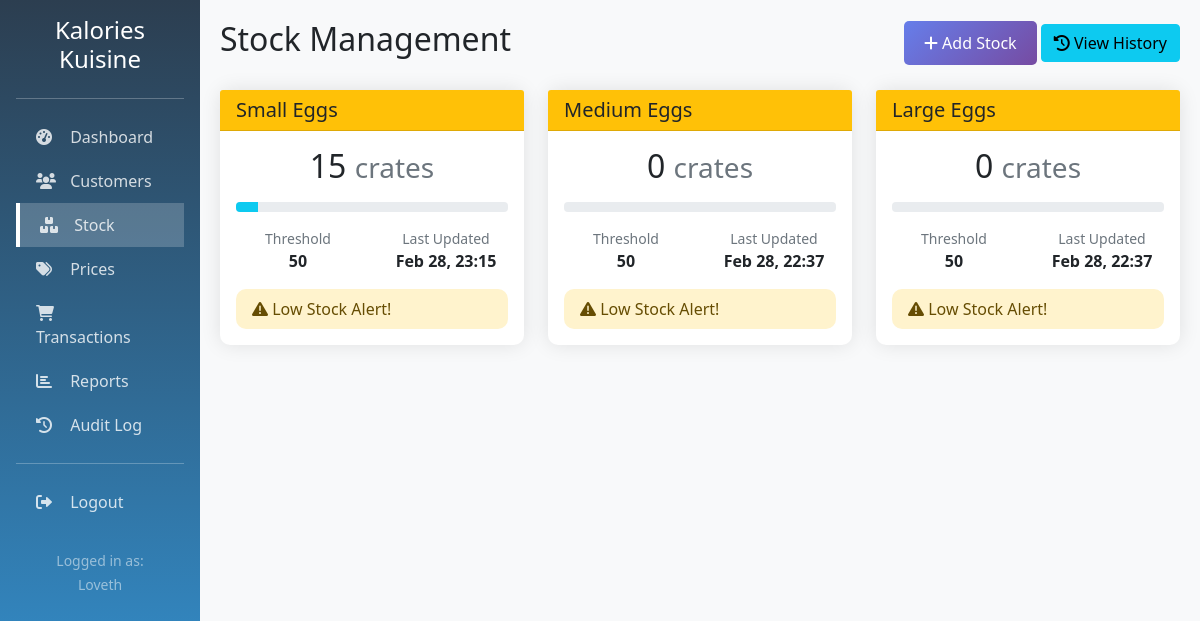
The page /stock/ (signed in) on the database its author committed.
### core/models.py (models this page shows, shortened)
class Stock(models.Model):
    CATEGORY_CHOICES = [
        ('SMALL', 'Small Eggs'),
        ('MEDIUM', 'Medium Eggs'),
        ('LARGE', 'Large Eggs'),
    ]
    category = models.CharField(max_length=10, choices=CATEGORY_CHOICES, unique=True)
    quantity = models.PositiveIntegerField(default=0, validators=[MinValueValidator(0)])
    last_updated = models.DateTimeField(auto_now=True)
    low_stock_threshold = models.PositiveIntegerField(default=50, help_text="Alert when stock below this")
    def is_low_stock(self):
        return self.quantity < self.low_stock_threshold

### core/views.py (the view)
# urls.py: path('stock/', views.stock_list, name='stock_list'),
@login_required
def stock_list(request):
    stocks = Stock.objects.all()
    return render(request, 'core/stock_list.html', {'stocks': stocks})

### templates/core/stock_list.html (shortened to what this page needs)
{% extends 'base.html' %}
{% block content %}
<div class="d-flex justify-content-between align-items-center mb-4">
    <h2>Stock Management</h2>
    <div>
        <a href="{% url 'add_stock' %}" class="btn btn-primary">
            <i class="fas fa-plus"></i> Add Stock
        </a>
        <a href="{% url 'stock_history' %}" class="btn btn-info">
            <i class="fas fa-history"></i> View History
        </a>
    </div>
</div>
<div class="row">
    {% for stock in stocks %}
    <div class="col-md-4 mb-4">
        <div class="card {% if stock.is_low_stock %}border-warning{% endif %}">
            <div class="card-header {% if stock.is_low_stock %}bg-warning text-dark{% else %}bg-success text-white{% endif %}">
                <h5 class="mb-0">{{ stock.get_category_display }}</h5>
            </div>
            <div class="card-body">
                <h2 class="text-center mb-3">{{ stock.quantity }} <small class="text-muted">crates</small></h2>
                <div class="progress mb-3" style="height: 10px;">
                    {% if stock.category == 'SMALL' %}
                        {% with threshold=200 %}
                        <div class="progress-bar bg-info" style="width: {% widthratio stock.quantity threshold 100 %}%"></div>
                        {% endwith %}
                    {% elif stock.category == 'MEDIUM' %}
                        {% with threshold=200 %}
                        <div class="progress-bar bg-info" style="width: {% widthratio stock.quantity threshold 100 %}%"></div>
                        {% endwith %}
                    {% else %}
                        {% with threshold=200 %}
                        <div class="progress-bar bg-info" style="width: {% widthratio stock.quantity threshold 100 %}%"></div>
                        {% endwith %}
                    {% endif %}
                </div>
                <div class="row text-center">
                    <div class="col-6">
                        <small class="text-muted d-block">Threshold</small>
                        <strong>{{ stock.low_stock_threshold }}</strong>
                    </div>
                    <div class="col-6">
                        <small class="text-muted d-block">Last Updated</small>
                        <strong>{{ stock.last_updated|date:"M d, H:i" }}</strong>
                    </div>
                </div>
                {% if stock.is_low_stock %}
                <div class="alert alert-warning mt-3 mb-0 py-2">
                    <i class="fas fa-exclamation-triangle"></i> Low Stock Alert!
                </div>
                {% endif %}
            </div>
        </div>
    </div>
    {% empty %}
    <div class="col-12">
        <div class="alert alert-info">
            No stock records found. <a href="{% url 'add_stock' %}">Add your first stock</a>
        </div>
    </div>
    {% endfor %}
</div>
{% endblock %}

### templates/base.html (shortened to what this page needs)
<!DOCTYPE html>
<html lang="en">
<head>
    <link href="https://cdn.jsdelivr.net/npm/bootstrap@5.1.3/dist/css/bootstrap.min.css" rel="stylesheet">
    <link rel="stylesheet" href="https://cdnjs.cloudflare.com/ajax/libs/font-awesome/6.0.0/css/all.min.css">
</head>
<body>
    {% if user.is_authenticated %}
    <div class="container-fluid">
        <div class="row">
            <div class="col-md-2 p-0 sidebar">
                <div class="p-3">
                    <h4 class="text-center mb-4">Kalories Kuisine</h4>
                    <hr class="bg-white">
                    <a href="{% url 'dashboard' %}" class="{% if request.resolver_match.url_name == 'dashboard' %}active{% endif %}">
                        <i class="fas fa-tachometer-alt"></i> Dashboard
                    </a>
                    <a href="{% url 'customer_list' %}" class="{% if 'customer' in request.path %}active{% endif %}">
                        <i class="fas fa-users"></i> Customers
                    </a>
                    <a href="{% url 'stock_list' %}" class="{% if 'stock' in request.path %}active{% endif %}">
                        <i class="fas fa-boxes"></i> Stock
                    </a>
                    <a href="{% url 'price_list' %}" class="{% if 'price' in request.path %}active{% endif %}">
                        <i class="fas fa-tags"></i> Prices
                    </a>
                    <a href="{% url 'transaction_list' %}" class="{% if 'transaction' in request.path %}active{% endif %}">
                        <i class="fas fa-shopping-cart"></i> Transactions
                    </a>
                    <a href="{% url 'reports' %}" class="{% if 'reports' in request.path %}active{% endif %}">
                        <i class="fas fa-chart-bar"></i> Reports
                    </a>
                    <a href="{% url 'audit_log' %}" class="{% if 'audit-log' in request.path %}active{% endif %}">
                        <i class="fas fa-history"></i> Audit Log
                    </a>
                    <hr class="bg-white">
                    <a href="{% url 'logout' %}">
                        <i class="fas fa-sign-out-alt"></i> Logout
                    </a>
                    <div class="mt-4 text-center text-white-50">
                        <small>Logged in as:<br>{{ user.username }}</small>
                    </div>
                </div>
            </div>
            <div class="col-md-10 main-content">
                {% block content %}{% endblock %}
            </div>
        </div>
    </div>
    {% else %}
        <div class="container">
            {% block auth_content %}{% endblock %}
        </div>
    {% endif %}
</body>
</html>

### templates/base.html (style rules this page uses)
body { background-color: #f8f9fa; }
.sidebar { min-height: 100vh; background: linear-gradient(180deg, #2c3e50 0%, #3498db 100%); color: white; }
.sidebar a { color: rgba(255,255,255,.8); text-decoration: none; padding: 10px 20px; display: block; transition: all 0.3s; }
.sidebar a.active { background: rgba(255,255,255,.2); border-left: 4px solid #fff; }
.sidebar i { margin-right: 10px; width: 20px; }
.main-content { padding: 20px; }
.card { border: none; border-radius: 10px; box-shadow: 0 0 20px rgba(0,0,0,.1); transition: transform 0.3s; }
.alert { border-radius: 10px; border: none; }
.btn-primary { background: linear-gradient(135deg, #667eea 0%, #764ba2 100%); border: none; padding: 10px 20px; border-radius: 5px; }

### rows shown on the page
Stock: category "Small Eggs", quantity "15", low_stock_threshold "50", last_updated "Feb 28, 23:15", shows "Low Stock Alert!"
Stock: category "Medium Eggs", quantity "0", low_stock_threshold "50", last_updated "Feb 28, 22:37", shows "Low Stock Alert!"
Stock: category "Large Eggs", quantity "0", low_stock_threshold "50", last_updated "Feb 28, 22:37", shows "Low Stock Alert!"

### other values the page prints
{{ user.username }} "Loveth"
